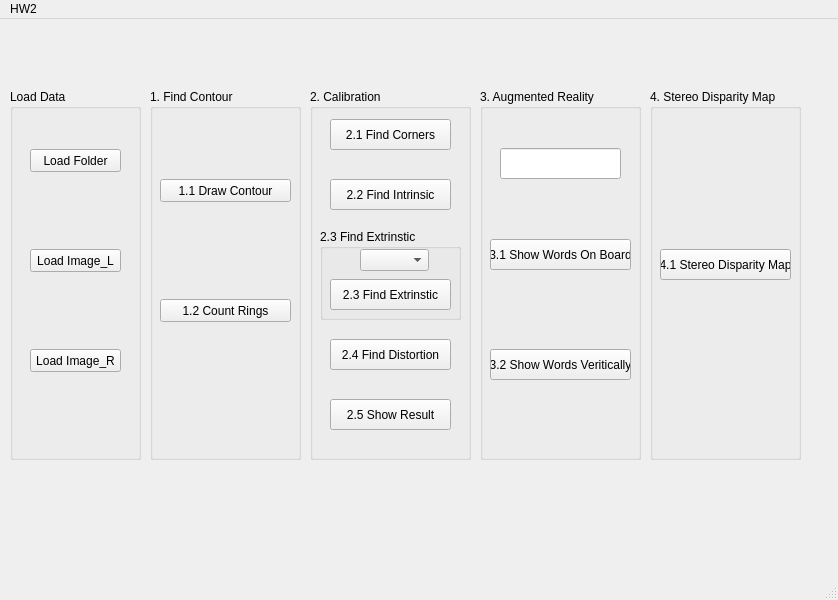
<?xml version="1.0" encoding="UTF-8"?>
<ui version="4.0">
 <class>MainWindow</class>
 <widget class="QMainWindow" name="MainWindow">
  <property name="geometry">
   <rect>
    <x>0</x>
    <y>0</y>
    <width>838</width>
    <height>600</height>
   </rect>
  </property>
  <property name="windowTitle">
   <string>MainWindow</string>
  </property>
  <widget class="QWidget" name="centralwidget">
   <widget class="QGroupBox" name="groupBox">
    <property name="geometry">
     <rect>
      <x>10</x>
      <y>70</y>
      <width>131</width>
      <height>371</height>
     </rect>
    </property>
    <property name="title">
     <string>Load Data</string>
    </property>
    <widget class="QPushButton" name="pushButton">
     <property name="geometry">
      <rect>
       <x>20</x>
       <y>60</y>
       <width>91</width>
       <height>23</height>
      </rect>
     </property>
     <property name="text">
      <string>Load Folder</string>
     </property>
    </widget>
    <widget class="QPushButton" name="pushButton_2">
     <property name="geometry">
      <rect>
       <x>20</x>
       <y>160</y>
       <width>91</width>
       <height>23</height>
      </rect>
     </property>
     <property name="text">
      <string>Load Image_L</string>
     </property>
    </widget>
    <widget class="QPushButton" name="pushButton_3">
     <property name="geometry">
      <rect>
       <x>20</x>
       <y>260</y>
       <width>91</width>
       <height>23</height>
      </rect>
     </property>
     <property name="text">
      <string>Load Image_R</string>
     </property>
    </widget>
   </widget>
   <widget class="QGroupBox" name="groupBox_2">
    <property name="geometry">
     <rect>
      <x>150</x>
      <y>70</y>
      <width>151</width>
      <height>371</height>
     </rect>
    </property>
    <property name="title">
     <string>1. Find Contour</string>
    </property>
    <widget class="QPushButton" name="pushButton_4">
     <property name="geometry">
      <rect>
       <x>10</x>
       <y>90</y>
       <width>131</width>
       <height>23</height>
      </rect>
     </property>
     <property name="text">
      <string>1.1 Draw Contour</string>
     </property>
    </widget>
    <widget class="QPushButton" name="pushButton_5">
     <property name="geometry">
      <rect>
       <x>10</x>
       <y>210</y>
       <width>131</width>
       <height>23</height>
      </rect>
     </property>
     <property name="text">
      <string>1.2 Count Rings</string>
     </property>
    </widget>
   </widget>
   <widget class="QGroupBox" name="groupBox_3">
    <property name="geometry">
     <rect>
      <x>310</x>
      <y>70</y>
      <width>161</width>
      <height>371</height>
     </rect>
    </property>
    <property name="title">
     <string>2. Calibration</string>
    </property>
    <widget class="QPushButton" name="pushButton_6">
     <property name="geometry">
      <rect>
       <x>20</x>
       <y>30</y>
       <width>121</width>
       <height>31</height>
      </rect>
     </property>
     <property name="text">
      <string>2.1 Find Corners</string>
     </property>
    </widget>
    <widget class="QPushButton" name="pushButton_7">
     <property name="geometry">
      <rect>
       <x>20</x>
       <y>90</y>
       <width>121</width>
       <height>31</height>
      </rect>
     </property>
     <property name="text">
      <string>2.2 Find Intrinsic</string>
     </property>
    </widget>
    <widget class="QGroupBox" name="groupBox_4">
     <property name="geometry">
      <rect>
       <x>10</x>
       <y>140</y>
       <width>141</width>
       <height>91</height>
      </rect>
     </property>
     <property name="title">
      <string>2.3 Find Extrinstic</string>
     </property>
     <widget class="QPushButton" name="pushButton_8">
      <property name="geometry">
       <rect>
        <x>10</x>
        <y>50</y>
        <width>121</width>
        <height>31</height>
       </rect>
      </property>
      <property name="text">
       <string>2.3 Find Extrinstic</string>
      </property>
     </widget>
     <widget class="QComboBox" name="comboBox">
      <property name="geometry">
       <rect>
        <x>40</x>
        <y>20</y>
        <width>69</width>
        <height>22</height>
       </rect>
      </property>
     </widget>
    </widget>
    <widget class="QPushButton" name="pushButton_9">
     <property name="geometry">
      <rect>
       <x>20</x>
       <y>250</y>
       <width>121</width>
       <height>31</height>
      </rect>
     </property>
     <property name="text">
      <string>2.4 Find Distortion</string>
     </property>
    </widget>
    <widget class="QPushButton" name="pushButton_10">
     <property name="geometry">
      <rect>
       <x>20</x>
       <y>310</y>
       <width>121</width>
       <height>31</height>
      </rect>
     </property>
     <property name="text">
      <string>2.5 Show Result</string>
     </property>
    </widget>
   </widget>
   <widget class="QGroupBox" name="groupBox_5">
    <property name="geometry">
     <rect>
      <x>480</x>
      <y>70</y>
      <width>161</width>
      <height>371</height>
     </rect>
    </property>
    <property name="title">
     <string>3. Augmented Reality</string>
    </property>
    <widget class="QPushButton" name="pushButton_11">
     <property name="geometry">
      <rect>
       <x>10</x>
       <y>150</y>
       <width>141</width>
       <height>31</height>
      </rect>
     </property>
     <property name="text">
      <string>3.1 Show Words On Board</string>
     </property>
    </widget>
    <widget class="QPushButton" name="pushButton_12">
     <property name="geometry">
      <rect>
       <x>10</x>
       <y>260</y>
       <width>141</width>
       <height>31</height>
      </rect>
     </property>
     <property name="text">
      <string>3.2 Show Words Veritically</string>
     </property>
    </widget>
    <widget class="QLineEdit" name="lineEdit">
     <property name="geometry">
      <rect>
       <x>20</x>
       <y>59</y>
       <width>121</width>
       <height>31</height>
      </rect>
     </property>
    </widget>
   </widget>
   <widget class="QGroupBox" name="groupBox_7">
    <property name="geometry">
     <rect>
      <x>650</x>
      <y>70</y>
      <width>151</width>
      <height>371</height>
     </rect>
    </property>
    <property name="title">
     <string>4. Stereo Disparity Map</string>
    </property>
    <widget class="QPushButton" name="pushButton_13">
     <property name="geometry">
      <rect>
       <x>10</x>
       <y>160</y>
       <width>131</width>
       <height>31</height>
      </rect>
     </property>
     <property name="text">
      <string>4.1 Stereo Disparity Map</string>
     </property>
    </widget>
   </widget>
  </widget>
  <widget class="QMenuBar" name="menubar">
   <property name="geometry">
    <rect>
     <x>0</x>
     <y>0</y>
     <width>838</width>
     <height>21</height>
    </rect>
   </property>
   <widget class="QMenu" name="menuHW2">
    <property name="title">
     <string>HW2</string>
    </property>
   </widget>
   <addaction name="menuHW2"/>
  </widget>
  <widget class="QStatusBar" name="statusbar"/>
 </widget>
 <resources/>
 <connections/>
</ui>
